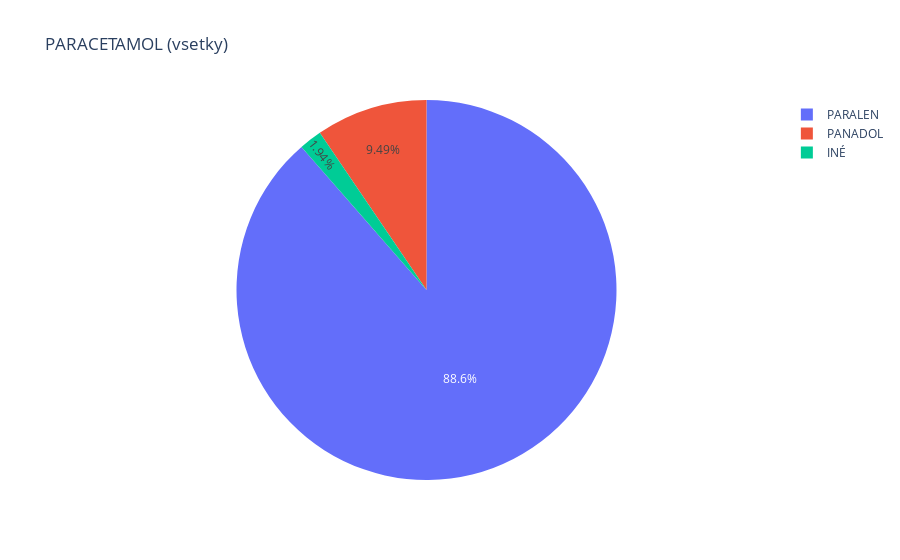

The notebook cell saved with this chart:
### Code cell
paracetamol_all = top20tab["N02BE01"].sort_values(by='Počet_balení', ascending=False)
for i,popis in enumerate(paracetamol_all['LIEK_popis']):
    if 'PANADOL' in popis:
        paracetamol_all.iloc[i,4] = 'PANADOL'
    elif 'Panadol' in popis:
        paracetamol_all.iloc[i,4] = 'PANADOL'
    elif 'PARALEN' in popis:
        paracetamol_all.iloc[i,4] = 'PARALEN'
    elif 'Paralen' in popis:
        paracetamol_all.iloc[i,4] = 'PARALEN'
    else:
        paracetamol_all.iloc[i,4] = 'INÉ'
paracetamol_all = paracetamol_all.groupby(['LIEK_popis']).sum().reset_index()
display(paracetamol_all)
fig = px.pie(paracetamol_all, values='Počet_balení', names='LIEK_popis', title='PARACETAMOL (vsetky)')
fig.show()

### Figure 1 — Plotly figure (JSON) as saved in the notebook; plotly's stock layout.template omitted (floating-point values rounded to 4 significant figures)
{"data": [{"domain": {"x": [0, 1], "y": [0, 1]}, "hovertemplate": "LIEK_popis=%{label}<br>Počet_balení=%{value}<extra></extra>", "labels": ["INÉ", "PANADOL", "PARALEN"], "legendgroup": "", "name": "", "showlegend": true, "type": "pie", "values": [63990.0, 312900.0, 2920000.0]}], "layout": {"legend": {"tracegroupgap": 0}, "title": {"text": "PARACETAMOL (vsetky)"}}}
